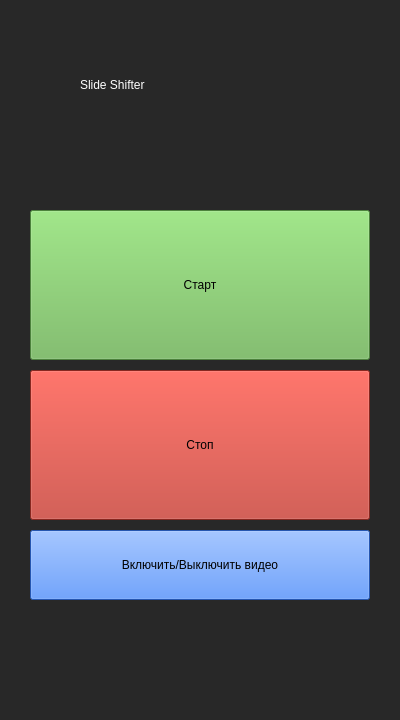
<?xml version="1.0" encoding="UTF-8"?>
<ui version="4.0">
 <class>SlideShifter</class>
 <widget class="QMainWindow" name="SlideShifter">
  <property name="geometry">
   <rect>
    <x>0</x>
    <y>0</y>
    <width>400</width>
    <height>720</height>
   </rect>
  </property>
  <property name="windowTitle">
   <string>MainWindow</string>
  </property>
  <property name="styleSheet">
   <string notr="true">background-color: rgb(40, 40, 40);</string>
  </property>
  <widget class="QWidget" name="centralwidget">
   <widget class="QPushButton" name="start_button">
    <property name="geometry">
     <rect>
      <x>30</x>
      <y>210</y>
      <width>340</width>
      <height>150</height>
     </rect>
    </property>
    <property name="styleSheet">
     <string notr="true">background-color: rgb(107, 182, 84);
font: 300 24pt &quot;Helvetica Neue&quot;;
color: rgb(0, 0, 0);</string>
    </property>
    <property name="text">
     <string>Старт</string>
    </property>
   </widget>
   <widget class="QPushButton" name="stop_button">
    <property name="geometry">
     <rect>
      <x>30</x>
      <y>370</y>
      <width>340</width>
      <height>150</height>
     </rect>
    </property>
    <property name="styleSheet">
     <string notr="true">background-color: rgb(189, 54, 43);
color: rgb(0, 0, 0);
font: 300 24pt &quot;Helvetica Neue&quot;;</string>
    </property>
    <property name="text">
     <string>Стоп</string>
    </property>
   </widget>
   <widget class="QLabel" name="label">
    <property name="geometry">
     <rect>
      <x>80</x>
      <y>60</y>
      <width>240</width>
      <height>50</height>
     </rect>
    </property>
    <property name="styleSheet">
     <string notr="true">background-color: rgba(255, 255, 255, 0);
color: rgb(255, 255, 255);
font: 900 36pt &quot;Futura&quot;;</string>
    </property>
    <property name="text">
     <string>Slide Shifter</string>
    </property>
   </widget>
   <widget class="QPushButton" name="stop_button_2">
    <property name="geometry">
     <rect>
      <x>30</x>
      <y>530</y>
      <width>340</width>
      <height>70</height>
     </rect>
    </property>
    <property name="styleSheet">
     <string notr="true">background-color: rgb(52, 120, 246);
color: rgb(0, 0, 0);
font: 300 24pt &quot;Helvetica Neue&quot;;</string>
    </property>
    <property name="text">
     <string>Включить/Выключить видео</string>
    </property>
   </widget>
  </widget>
 </widget>
 <resources/>
 <connections/>
</ui>
